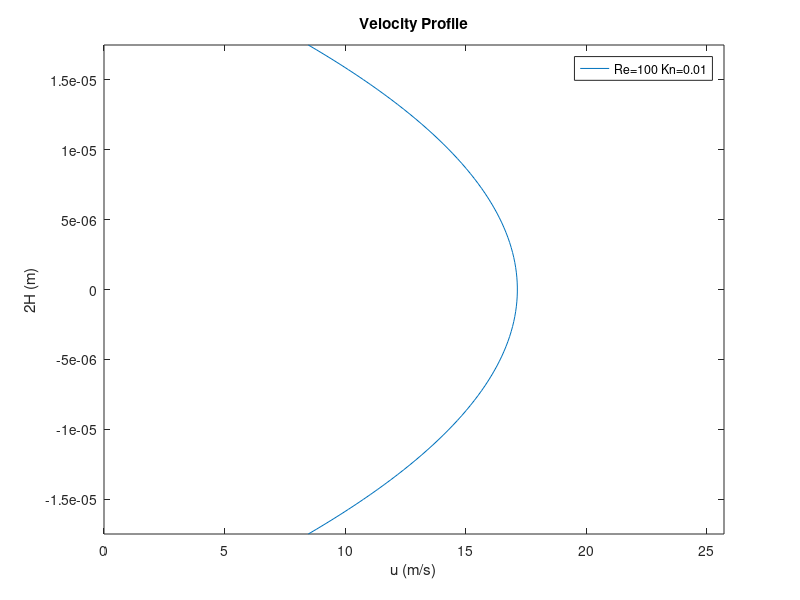
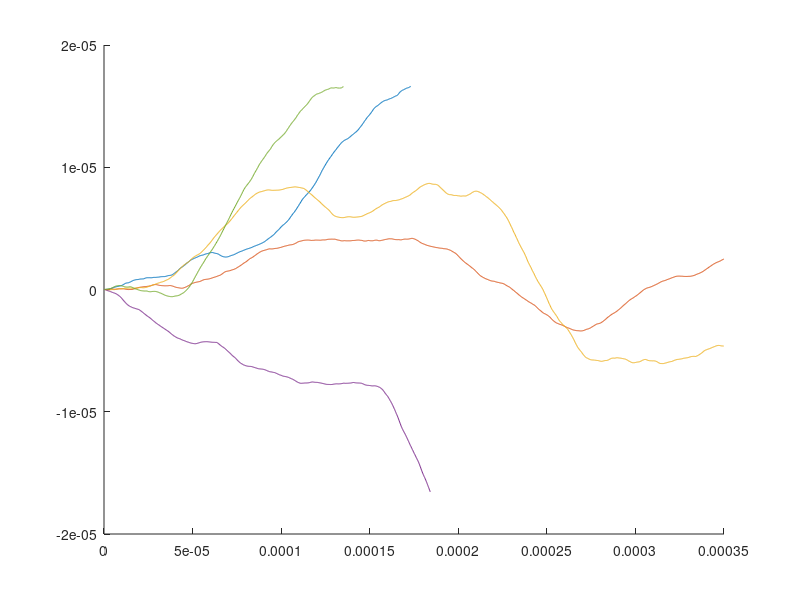
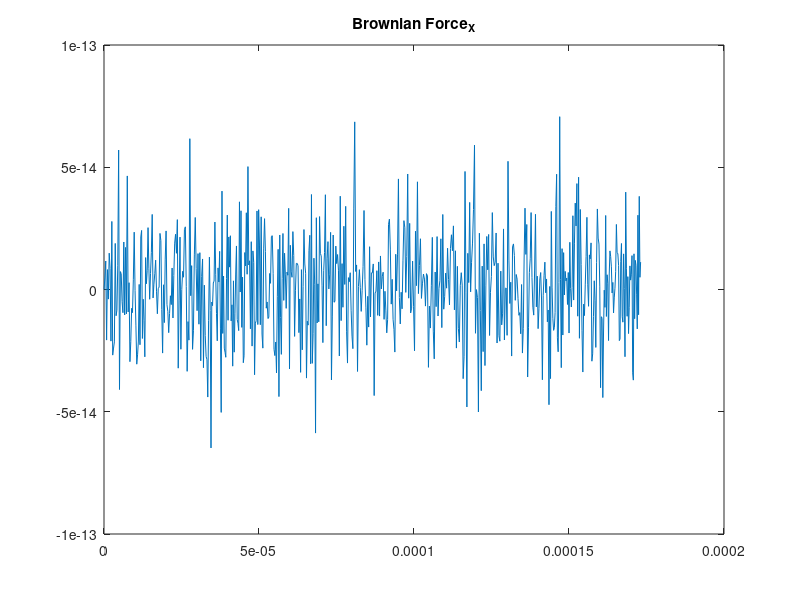
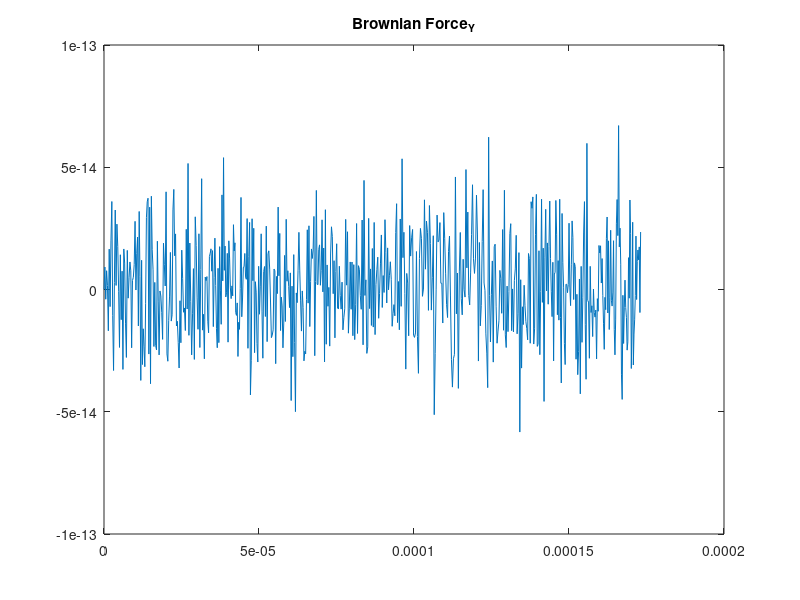

MATLAB code to generate these figures, in order:
% Disersion of nanoparticles in a microchannel - Slip flow regime
clc,clear

% Particle data
np = 5;    % Number of particles
d = 0.01e-6; % Particle's diameter
Ro_p = 2500; % Density of particle
Vol_p = pi*(d^3)/6; % Particle's volume
Mp = Ro_p*Vol_p; % Particle's mass
g = 9.81; % Gravitational acceleration

% Fluid data
Re = 100; % Reynolds
Kn = 0.1; % Knudsen
Ro_f = 1.225; % Density of fluid
L = 7e-6; % Mean free path
mu = 1.983e-5; % Dynamic viscosity
nu = mu/Ro_f; % Kinematic viscosity
Ma = Ro_f*Vol_p; % Mass of replaced fluid

% Channel data
H = L/(4*Kn); % Half of channel height
D = 4*H; % Characteristic length
u = nu*Re/(D); % Average velocity in channel

% Velocity profile
dp_dx = -12*mu*u/(D^2); % Pressure loss in channle
y = linspace(-H,H,100);
sigma = 0.9;
UF = (H^2/(2*mu))*(-dp_dx)*(1-(y/H).^2+8*(2/sigma-1)*Kn);

% Plot velocity profile
figure(1)
plot(UF,y)
axis([0 1.5*max(UF) -H H])
title('Velocity Profile')
xlabel('u (m/s)')
ylabel('2H (m)')
legend('Re=100 Kn=0.01')

% Constants and parameters needed
k = 1.38e-23; % Boltzmann constant [j/K]
T = 297;  % Temperature
Cc = 1+2*L/(d)*(1.257+0.4*exp(-1.1*d/(2*L))); % Cunningham correction factor
tow = Cc*Mp/(3*pi*mu*d); % Particle relaxation time
s_nn=2*k*T/(tow*pi*Mp); % Used in brownian force

dt = 0.01*tow; % Time step
it = 2000;  % Iteration/steps goint forward in time
n = zeros(1,np); % Counting steps of each particle

% Some predefined arrays for results (helps with the code speed)
% Velocity and position storage
vel_u = zeros(np,it);
vel_v = zeros(np,it);
pos_x = zeros(np,it);
pos_y = zeros(np,it);

% Brownian storage
BrF_x = zeros(np,it);
BrF_y = zeros(np,it);

% Drag force storage
Drag_x = zeros(np,it);
Drag_y = zeros(np,it);

% Saffman lift force Storage
Saffmanstore = zeros(np,it);

% Added mass (negligible)-(not included in u and v velocities)
Addedmass_x = zeros(np,it);
Addedmass_y = zeros(np,it);

for i=1:np
    j=1;              % Initial step
    Xp_old = 0;       % Initial x-pos of particle
    Yp_old = 0;       % Initial y-pos of particle
    Up_old = max(UF); % Initial u-vel of particle
    Vp_old = 0;       % Initial v-vel of particle
    
    vel_u(i,j)=Up_old;% Storing
    vel_v(i,j)=Vp_old;
    
    j=2;              % Second Step
    while (Xp_old<=20*H && abs(Yp_old)<0.95*H) % Reching end of channel or getting close to the wall
        % Brownian force (randomly generated)
        Brfx = Mp*randn*sqrt(pi*s_nn/dt);
        Brfy = Mp*randn*sqrt(pi*s_nn/dt);
        
        % Fluid velocity at certain y location. uf(Yp-old).
        uf = (H^2/(2*mu))*(-dp_dx)*(1-(Yp_old/H)^2+8*(2/sigma-1)*Kn);
        
        % Added mass force
        FAdX = Mp*18*Ma*nu/(d^2)*(uf-Up_old); 
        FAdY = Mp*18*Ma*nu/(d^2)*(-Vp_old);
        
        % Particle u-velocity from newton law. x-dir
        Up_new = (1/(1+dt/tow)) * ( Up_old+ ((dt/tow) *uf) + dt*(Brfx/Mp));
        
        % Step in x-pos
        Xp_new = Xp_old+dt*Up_new;
        % Store the new x-position
        pos_x(i,j) = Xp_new;
        % Store the new u-velocity
        vel_u(i,j) = Up_new;
        % Store the Drag x-force
        Drag_x(i,j) = (Mp/tow) * (uf-Up_new);
        
        % Calculate the Saffman lift force. Based on particle u-velocity
        f_saf = 1.615*Ro_f*nu^.5*d^2*(uf-Up_new)*sqrt(abs((H^2/(2*mu))*(-dp_dx)*(-2*Yp_old/H^2)))*sign((H^2/(2*mu))*(-dp_dx)*(-2*Yp_old/H^2));
        Saffmanstore(i,j) = f_saf; % Storing Saffman force
        
        % Particle v-velocity from newton law. y-dir
        Vp_new = (1/(1+dt/tow)) * (Vp_old + dt*( (Brfy/Mp) + f_saf + (g*Ro_f/Ro_p) - g ) );
        % Step in y-pos
        Yp_new = Yp_old+dt*Vp_new;
        % Store the new y-position
        pos_y(i,j) = Yp_new;
        % Store the new v-velocity
        vel_v(i,j)= Vp_new;
        % Store the Drag v-force
        Drag_y(i,j)= (Mp/tow) * (Vp_new);
        
        % Store the Brownian force
        BrF_x(i,j) = Brfx;
        BrF_y(i,j) = Brfy;
        
        Addedmass_x(i,j) = FAdX;
        Addedmass_y(i,j) = FAdY;    
        
        Xp_old = Xp_new; % Put new-pos into the old-pos for next iteration
        Yp_old = Yp_new;
        Up_old = Up_new;
        Vp_old = Vp_new;
        
        n(1,i)=n(1,i)+1; % Counting the number of steps eacg particle pass
        j=j+1; % Going to next time step or iteration
        
    end
end

% The particles path
figure(2)
for i=1:np
   hold on
   plot(pos_x(i,1:n(i)),pos_y(i,1:n(i)))
end

% Position history of particle #1 1
P1_s = pos_x(1,1:n(1));

figure(3)
plot(P1_s, BrF_x(1,1:n(1)))
title('Brownian Force_X')

figure(4)
plot(P1_s, BrF_y(1,1:n(1)))
title('Brownian Force_Y')

figure(5)
plot(P1_s, Saffmanstore(1,1:n(1)))
title('Saffman Lift Force')

figure(6)
plot(P1_s, Drag_x(1,1:n(1)))
title('Drag Force x')

figure(7)
plot(P1_s, Drag_y(1,1:n(1)))
title('Drag Force y')
